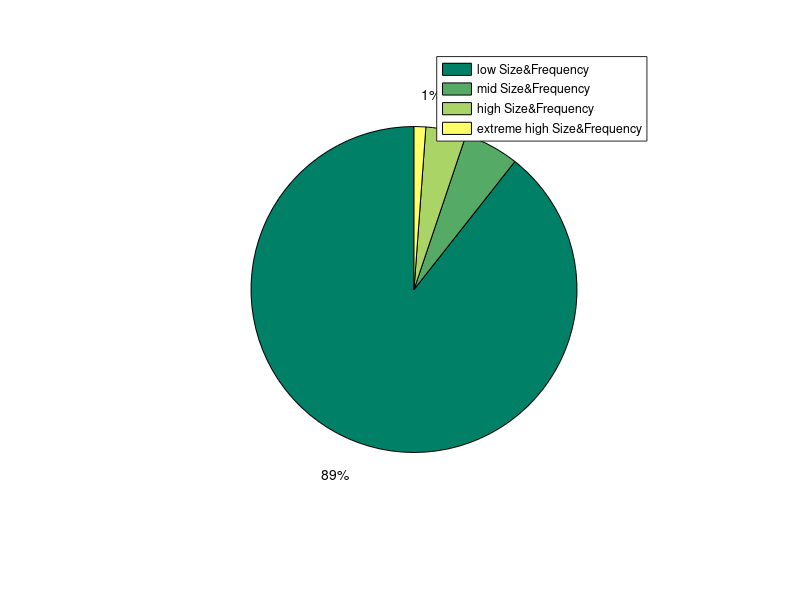

This figure's MATLAB source:
clear
clc
load('point.mat');
Square = 237629;
P = point(:);
lowF = sum(P<10);
midF = sum((P>10) .* (P<1000));
highF = sum((P>1000) .* (P<10000));
extremeF = sum(P>10000);

F = [lowF;midF;highF;extremeF];
pie(F)
legend('low Size&Frequency','mid Size&Frequency','high Size&Frequency','extreme high Size&Frequency')
colormap summer

lowS = Square*lowF/10000
midS = Square*midF/10000
highS = Square*highF/10000
extremeS = Square*extremeF/10000
